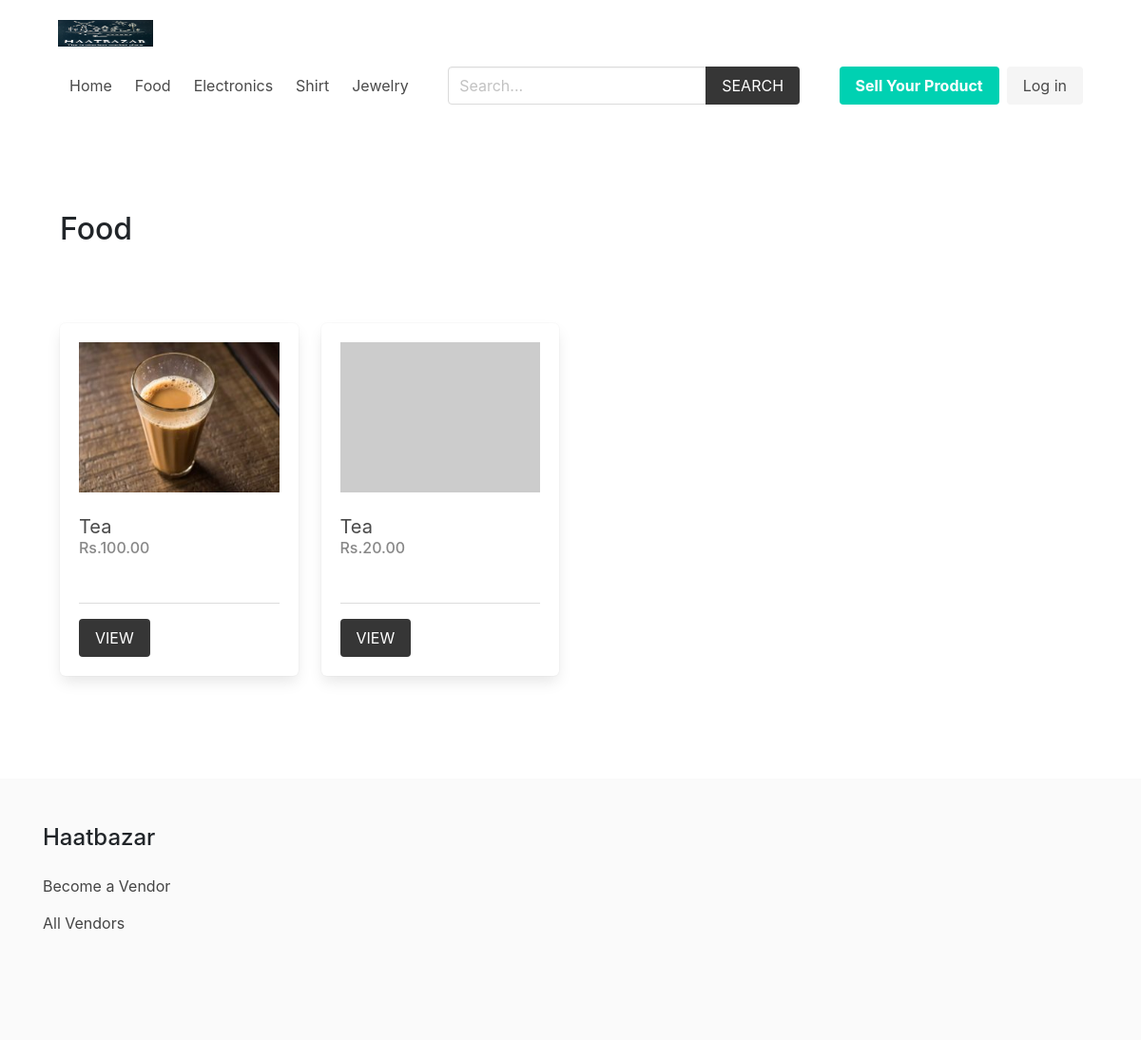
/product/food/, run on the app's committed database.
### product/models.py (models this page shows, shortened)
class Category(models.Model):
    title = models.CharField(max_length=50)
    slug = models.SlugField(max_length=55)
    ordering = models.IntegerField(default=0)
    class Meta:
        ordering = ['ordering']

class Product(models.Model):
    category = models.ForeignKey(Category, related_name='products', on_delete=models.CASCADE)
    vendor = models.ForeignKey(Vendor, related_name="products", on_delete=models.CASCADE)
    title = models.CharField(max_length=50)
    slug = models.SlugField(max_length=55)
    description = models.TextField(blank=True, null=True)
    price = models.DecimalField(max_digits=6, decimal_places=2)
    added_date = models.DateTimeField(auto_now_add=True)
    image = models.ImageField(upload_to='uploads/', blank=True, null=True)
    thumbnail = models.ImageField(upload_to='uploads/', blank=True, null=True) # Change uploads to thumbnails
    is_sold = models.BooleanField(default=False)
    class Meta:
        ordering = ['-added_date']
    def get_thumbnail(self):
        if self.thumbnail:
            return self.thumbnail.url
        else:
            if self.image:
                self.thumbnail = self.make_thumbnail(self.image)
                self.save()
                return self.thumbnail.url
            else:
                return 'https://via.placeholder.com/240x180.jpg'

### product/views.py (the view)
# urls.py: path('<slug:category_slug>/', views.category, name="category")
def category(request, category_slug):
    category = get_object_or_404(Category, slug=category_slug)
    return render(request,'product/category.html', {'category': category})

### cart/context_processors.py (called while the page is built)
def cart(request):
    return {'cart': Cart(request)}

### product/context_processors.py (called while the page is built)
def menu_categories(request):
    categories = Category.objects.all()
    return {'categories': categories}

### templates/product/category.html (shortened to what this page needs)
{% extends 'core/base.html' %}
{% block content %}
    <div class="columns is-multiline mb-6">
        <div class="column is-12 has-test-centered mt-6 mb-6">
            <h2 class="is-size-3">{{category.title}}</h2>
        </div>
        {% for product in category.products.all %}
            {% include 'product/parts/list_item.html' %}
        {% endfor %}
    </div>
{% endblock content %}

### templates/core/base.html (shortened to what this page needs)
{% load static %}
<!DOCTYPE html>
<html lang="en">
  <head>
    <link
      rel="stylesheet"
      href="https://cdn.jsdelivr.net/npm/bulma@0.9.2/css/bulma.min.css"
    />
    <link
      rel="stylesheet"
      href="https://cdnjs.cloudflare.com/ajax/libs/font-awesome/4.7.0/css/font-awesome.min.css"
    />
    <link rel="stylesheet" href="{% static 'css/main.css' %}" />
    <link
      rel="stylesheet"
      href="https://cdn.jsdelivr.net/npm/bootstrap@4.0.0/dist/css/bootstrap.min.css"
    />
  </head>
  <body>
    <div class="container">
      <nav class="navbar" role="navigation" aria-label="main navigation">
        <div class="navbar-brand">
          <a class="navbar-item" href="{% url 'core:home' %}">
            <img src="/media/logo.jpg" width="100" height="100" />
          </a>
        </div>
        <div id="navbarBasicExample" class="navbar-menu">
          <div class="navbar-start">
            <a class="navbar-item" href="{% url 'core:home' %}"> Home </a>
            {% for category in categories %}
            <a
              class="navbar-item"
              href="{% url 'product:category' category.slug %}"
            >
              {{category.title}}
            </a>
            {% endfor %}
          </div>
          <div class="navbar-start">
            <div class="navbar-item">
              <form method="get" action="{% url 'product:search' %}">
                <div class="field has-addons">
                  <div class="control">
                    <input
                      type="search"
                      name="query"
                      id=""
                      class="input"
                      placeholder="Search..."
                    />
                  </div>
                  <div class="control">
                    <button class="button is-dark is-uppercase">Search</button>
                  </div>
                </div>
              </form>
            </div>
          </div>
            {% if request.user.is_authenticated %}
            <div class="navbar-item has-dropdown is-hoverable">
              <a class="navbar-link is-capitalized"> {{user.vendor.name}} </a>
              <div class="navbar-dropdown">
                <a class="navbar-item" href="{% url 'vendor:vendor-admin' %}">
                  Profile
                </a>
                <a class="navbar-item" href="{% url 'vendor:edit-vendor' %}">
                  Update Profile
                </a>
                <a class="navbar-item" href="{% url 'vendor:add-product' %}">
                  Add Product
                </a>
                <hr class="navbar-divider" />
                <a class="navbar-item" href="{% url 'vendor:logout' %}">
                  Logout
                </a>
              </div>
            </div>
            {% else %}
            <div class="navbar-item">
              <div class="buttons">
                <a
                  class="button is-primary"
                  href="{% url 'vendor:become-vendor' %}"
                >
                  <strong>Sell Your Product</strong>
                </a>
                <a class="button is-light" href="{% url 'vendor:login' %}">
                  Log in
                </a>
              </div>
            </div>
            {% endif %}
          </div>
        </div>
    <section class="section">
      <div class="container">{% block content %}{% endblock content %}</div>
    </section>
    <footer class="footer">
      <div class="container">
        <h3 class="is-size-4 mb-4">Haatbazar</h3>
        {% if request.user.is_authenticated %}
        <a href="{% url 'vendor:vendor-admin' %}">Vendor Admin</a>
        {% else %}
        <a href="{% url 'vendor:become-vendor' %}">Become a Vendor</a>
        {% endif %}
        <br />
        <a href="{% url 'vendor:vendors' %}">All Vendors</a>
      </div>
    </footer>
  </body>
</html>

### templates/product/parts/list_item.html
<div class="column is-3 product-list-item">
                <div class="box">
                    <figure class="image is-4by3 mb-4">
                        <img src="{{product.get_thumbnail}}" alt="{{product.title}}">
                    </figure>
                    <h2 class="subtitle">{{product.title}}</h2>
                    <h3 class="price is-size-6 mb-5">Rs.{{product.price}}</h3>
                    <hr>
                    <a href="{% url 'product:product' product.category.slug product.slug %}" class="button is-dark is-uppercase">View</a>
                </div>
            </div>

### core/static/css/main.css (style rules this page uses)
.footer a { margin-bottom: 15px; display: inline-block; color: #444; }
.product-list-item .box .subtitle { margin-bottom: 0; }
.product-list-item .box .price { color: #888; }

### data on the page
Category: title "Food"
Category: title "Electronics"
Category: title "Shirt"
Category: title "Jewelry"
Product: get_thumbnail (picture), title "Tea", price "100.00"
Product: title "Tea", price "20.00"
